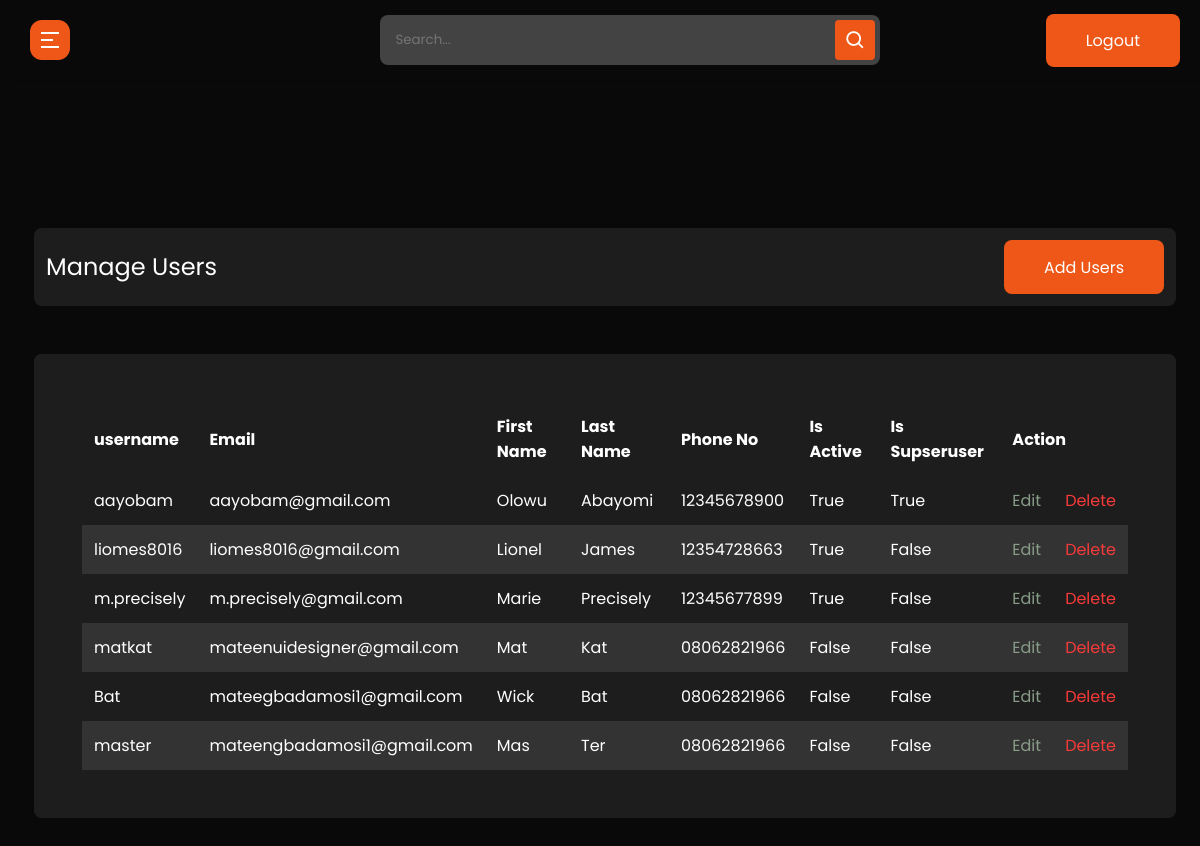
Page /admin-user-list/ (signed in) on the earlier database version.
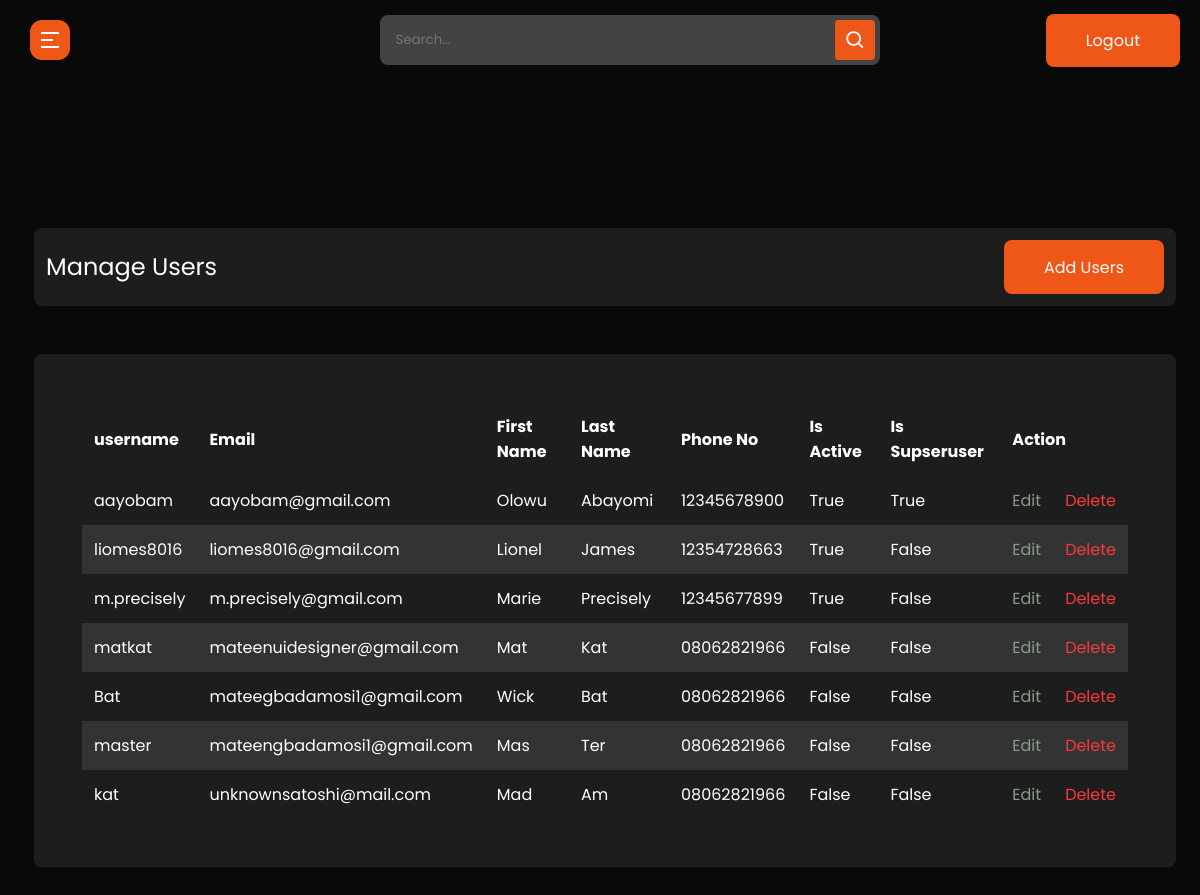
Same page on the later database version.
### userprolog/models.py (models this page shows, shortened)
class User(AbstractBaseUser, PermissionsMixin):
    id = models.UUIDField(primary_key=True, default=uuid.uuid4, editable=False, unique=True)
    username = models.CharField(max_length=200, unique=True, blank=True)
    email = models.EmailField(max_length=200, unique=True, blank=False)
    first_name = models.CharField(max_length=200, blank=True)
    last_name = models.CharField(max_length=200, blank=True)
    phone_no = models.CharField(max_length=11,validators=[MaxLengthValidator(11)])
    profile_picture = models.ImageField(null=True, blank=True, default="default_user_image.jpeg", upload_to="profile_image/",)
    is_active = models.BooleanField(default=False)
    is_staff = models.BooleanField(default=False)
    is_superuser = models.BooleanField(default=False)
    date_joined = models.DateTimeField(auto_now_add=True)
    created = models.DateTimeField(auto_now_add=True)
    updated = models.DateTimeField(auto_now=True)
    objects = UserManager()
    EMAIL_FIELD = 'email'
    USERNAME_FIELD = 'username'
    REQUIRED_FIELDS = ['email',]

### cms/decorators.py (the view)
        def wrapper_func(request, *args, **kwargs):
            group = None
            if request.user.groups.exists():
                group = request.user.groups.all()[0].name
            if group in allowed_roles:
                return view_func(request, *args, **kwargs)
            else:
                return redirect("unauthorized-page")

### cms/views.py (called while the page is built)
@login_required(login_url='admin-login')
@allowed_user(allowed_roles=['admin'])
@admin_only
def admin_user_list(request):
    template_name = "cms/admin-user/index.html"
    users = User.objects.all()
    context = {"users":users}
    return render(request, template_name, context)

### cms/templates/cms/admin-user/index.html
{% extends 'admin_base.html' %}
{% load static %}
{% block content %}
  <section class="panel-section" style=margin-top:-700px>
    <div class="panel-content">
      <div class="page-wrapper admin-wrapper">
        <section class="alt-nav">
            <h4>Manage Users</h4>
            <a href="{% url 'admin-create-user' %}" class="btn">Add Users</a>
        </section>
        <div class="content-container">
          <section class="trade-table">
              <table>
                <thead>
                  <tr>
                    <th scope="col">username</th>
                    <th scope="col">Email</th>
                    <th scope="col">First Name</th>
                    <th scope="col">Last Name</th>
                    <th scope="col">Phone No</th>
                    <th scope="col">Is Active</th>
                    <th scope="col">Is Supseruser</th>
                    <th scope="col" colspan="2">Action</th>
                  </tr>
                </thead>
                <tbody>
                  {% for user in users %}
                    <tr>
                      <td data-label="Username">{{ user.username }}</td>
                      <td data-label="Email">{{ user.email }}</td>
                      <td data-label="First Name">{{ user.first_name|title }}</td>
                      <td data-label="Last Name">{{ user.last_name|title }}</td>
                      <td data-label="Phone No">{{ user.phone_no}}</td>
                      <td data-label="Is Active">{{ user.is_active}}</td>
                      <td data-label="Is Supseruser">{{ user.is_superuser }}</td>
                      <td data-label="Action"><a href="{% url 'admin-update-user' user.id %}" class="edit">Edit</a></td>
                      <td data-label="Action"><a href="{% url 'admin-delete-user' user.id %}" class="delete">Delete</a></td>
                    </tr>
                  {% endfor %}
                </tbody>
              </table>
          </section>
        </div>
      </div>
    </div>
  </section>
{% endblock content %}

### cms/templates/admin_base.html (shortened to what this page needs)
{% load static %}
<!DOCTYPE html>
<html lang="en">
	<head>
      <link rel="stylesheet" type="text/css" href="{% static 'css/style.css' %}" />
      <link rel="stylesheet" type="text/css" href="{% static 'css/admin.css' %}" />
      <link rel="stylesheet" href="{% static 'css/sidebar.css' %}">
    <link href="https://cdn.jsdelivr.net/npm/remixicon@2.5.0/fonts/remixicon.css" rel="stylesheet">
    <link href='https://unpkg.com/boxicons@2.0.7/css/boxicons.min.css' rel='stylesheet'>
      <link rel="stylesheet" href="https://cdnjs.cloudflare.com/ajax/libs/font-awesome/5.15.1/css/all.min.css">
  </head>
<body>
  <section class="panel-section">
    <nav class="panel-nav">
      <div class="sidebar-button">
        <img src="{% static 'images/hamburger.png' %}" class='bx bx-menu sidebarBtn'></i>
      </div>
      <div class="search-box">
        <form action="" method="get">
          <input type="search" placeholder="Search...">
          <i class='bx bx-search' ></i>
        </form>
      </div>
      <div>
        <a href="{% url 'admin-logout' %}" class="btn">Logout</a>
      </div>
    </nav>
  </section>
    {% block content %} {% endblock %}
</body>
</html>

### static/css/style.css (style rules this page uses)
html { scroll-behavior: smooth; }
* { margin: 0; padding: 0; -webkit-box-sizing: border-box; box-sizing: border-box; }
body { font-family: "Poppins", sans-serif; background-color: #0A0909; color: #fff; max-width: 1440px; margin: auto; }
.page-wrapper { padding: 0 24px; }
h4 { font-size: clamp(20px, 3vw, 24px); }
h2, h4, h5 { line-height: 1.2; }
a { text-decoration: none; color: #fff; }
.btn { padding: 15px 40px; border: 0px; border-radius: 8px; background-color: #EE5717; font-family: "Poppins", sans-serif; -webkit-transition: 0.3s; transition: 0.3s; height: 54px; width: auto; }
a.btn { text-decoration: none; color: #fff; }
.trade-table { width: 90%; background-color: #1D1D1D; margin: auto; margin-top: 48px; border-radius: 8px; padding: 48px; }
.trade-table table { border-collapse: collapse; width: 100%; }
.trade-table table thead { font-weight: 500; }
.trade-table table td, .trade-table table th { text-align: left; padding: 12px; }
.trade-table table th { background-color: #1D1D1D; }
.trade-table table tr:nth-child(even) { background-color: #333333; border-radius: 8px; }

### static/css/admin.css (style rules this page uses)
* { font-family: "Poppins", sans-serif; }
.edit { color: #889c88; -webkit-transition: 0.3s; transition: 0.3s; }
.delete { color: #F83A3A; -webkit-transition: 0.3s; transition: 0.3s; }
.alt-nav { width: 100%; display: -webkit-box; display: -ms-flexbox; display: flex; -webkit-box-pack: justify; -ms-flex-pack: justify; justify-content: space-between; -webkit-box-align: center; -ms-flex-align: center; align-items: center; padding: 12px; background-color: #1D1D1D; border-radius: 8px; margin-top: 24px; }
.alt-nav h4 { font-weight: 400; }
.trade-table { width: 100%; }
.trade-table thead { font-weight: normal; }
.trade-table tbody { font-weight: 400; }
.content-container { background-color: #1D1D1D; margin: 48px 0; border-radius: 8px; }

### static/css/sidebar.css (style rules this page uses)
.panel-section { position: relative; min-height: 100vh; width: calc(100% - 240px); left: 240px; transition: all 0.5s ease; }
.panel-section .panel-nav { display: flex; justify-content: space-between; height: 80px; background: #0A0909; display: flex; align-items: center; position: fixed; width: calc(100% - 240px); left: 240px; z-index: 100; padding: 0 20px; box-shadow: 0 1px 1px rgba(0, 0, 0, 0.1); transition: all 0.5s ease; }
.panel-section .panel-nav .sidebar-button { display: flex; align-items: center; }
.panel-nav .sidebar-button img { width: 40px; height: auto; }
.panel-section .panel-nav .search-box { position: relative; height: 50px; max-width: 500px; width: 100%; margin: 0 20px; }
.search-box form { height: 50px; }
.panel-nav .search-box input { height: 100%; width: 100%; outline: none; background: #434343; border-radius: 8px; padding: 0 15px; border: 0px; color: #fff; }
.panel-nav .search-box .bx-search { position: absolute; height: 40px; width: 40px; background: #EE5717; right: 5px; top: 50%; transform: translateY(-50%); border-radius: 4px; line-height: 40px; text-align: center; color: #fff; font-size: 22px; transition: all 0.4 ease; }
.panel-section .panel-content { position: relative; padding-top: 104px; }
@media (max-width: 1240px) { .panel-section { width: calc(100% - 10px); left: 10px; } }
@media (max-width: 1240px) { .panel-section .panel-nav { width: calc(100% - 10px); left: 10px; } }

Differences in the rows shown:
added User: username "kat", email "unknownsatoshi@mail.com", first_name "Mad", last_name "Am", phone_no "08062821966", is_active "False", is_superuser "False"
